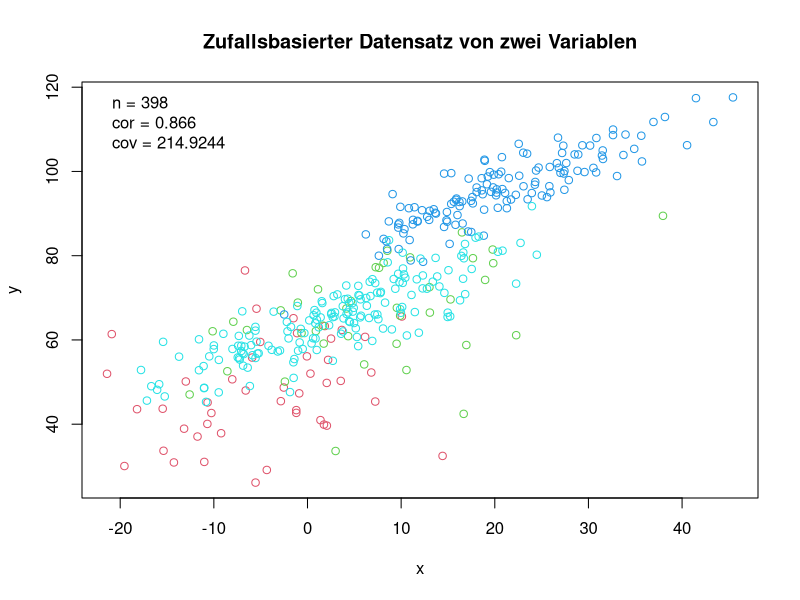
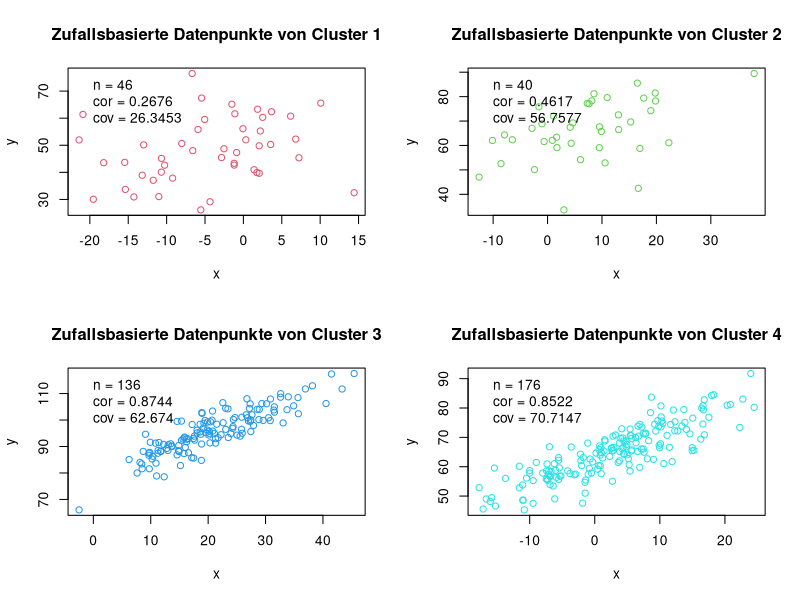
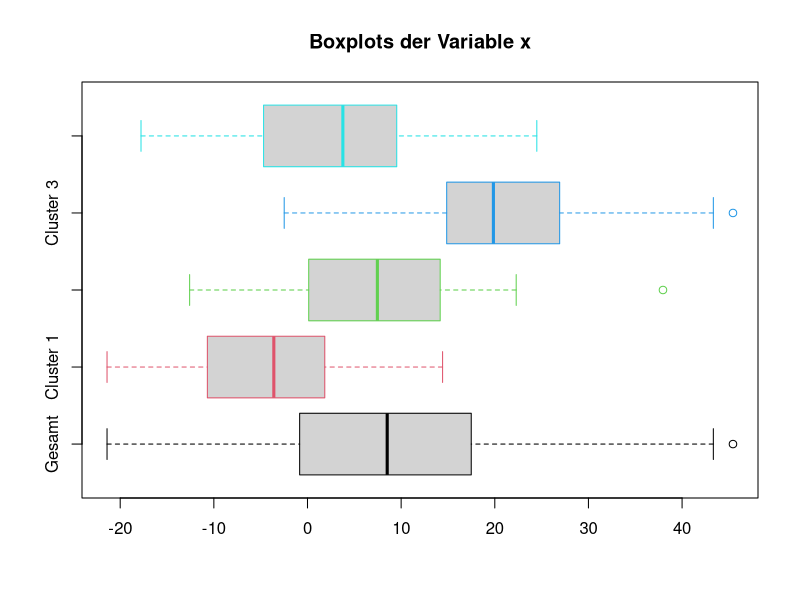
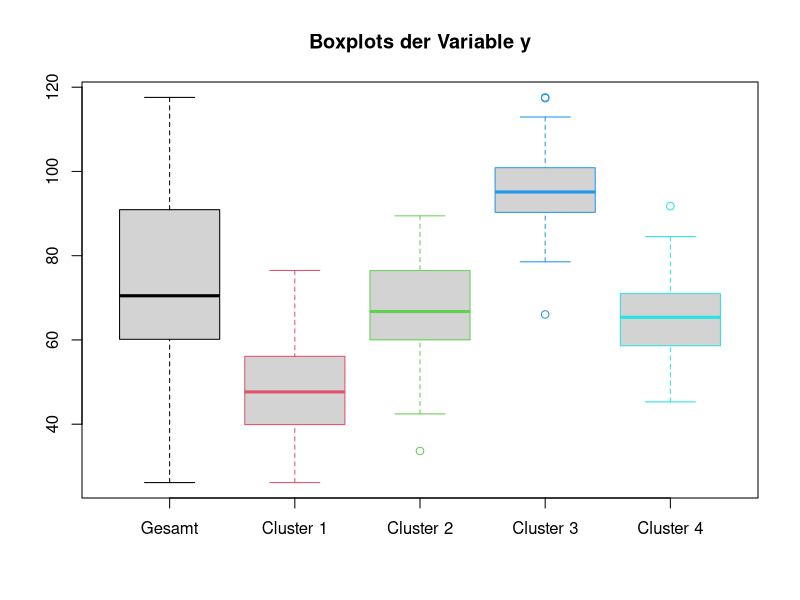
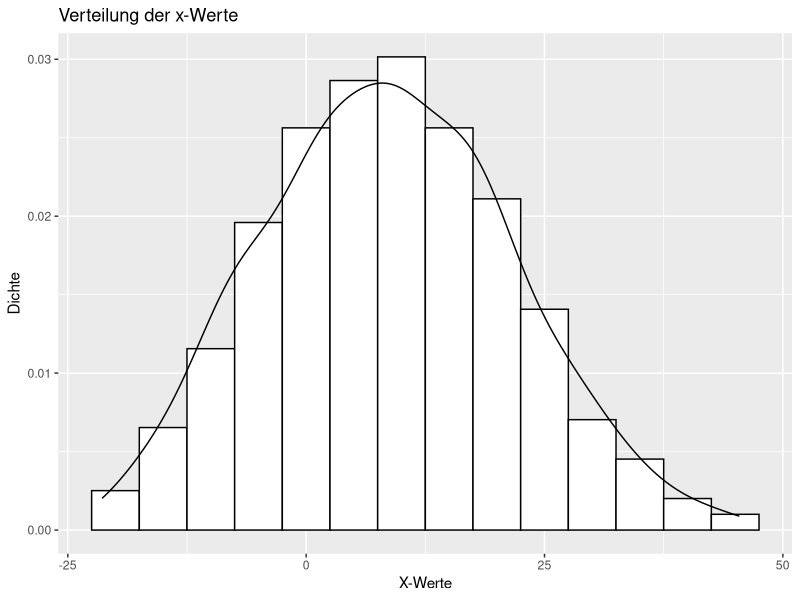
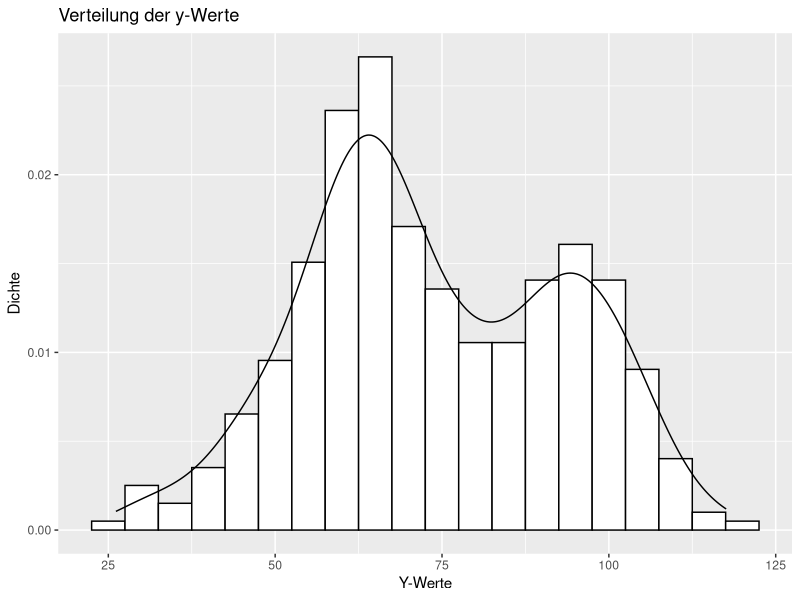

Generate these figures, in order, with R: (Note: this script raises an error after producing the figures.)
library(mvtnorm)


################################################################################
# Declare functions
################################################################################


# Creates a user-defined number of clusters with 10 to 200 data points for each
# one.
# - number_of_clusters
create_clusters = function(number_of_clusters){
  
  data = matrix(0,0,3)
  
  for(i in 1:number_of_clusters){
    
    # If the range of random_numbers is chosen larger the possibility 
    # of more different clusters is higher
    random_numbers = round(runif(4,0,100))
    number_of_points = round(runif(1,10,200))
    
    index = matrix(i,number_of_points,1)
    
    new_cluster = cbind(create_single_cluster(random_numbers, number_of_points),
                        index)
    
    # Combine the different matrixes to a data matrix
    data = rbind(data, new_cluster)
  }
  
  return(data)
}


# Creates a single cluster to given
# - random_numbers
# - number_of_points
create_single_cluster = function(random_numbers, number_of_points){
  
  data = matrix
  
  mean_of_data = c(random_numbers[1],random_numbers[2])
  # Covariance matrix of has to have a positiv semidefinite quadratic form
  # Matrix fullfills the criteria because Random_numbers is sum of 
  # random_numbers[4] and another random number
  sigma_of_data = matrix(c(sum(random_numbers[3],random_numbers[4]),
                           random_numbers[4],
                           random_numbers[4],
                           sum(random_numbers[3],random_numbers[4])),2)
  
  # Combine the matrixes
  data = rmvnorm(number_of_points,
                 mean_of_data,
                 sigma_of_data)
  
  return(data)
  
}


# Gives back the order of plots in the plot viewer
# - number_of_clusters
plot_order = function(number_of_clusters){
  if(number_of_clusters >= 1 && number_of_clusters <=16){
    if(number_of_clusters == 1){
      return(c(1,1))
    }else if(number_of_clusters == 2){
      return(c(1,2))
    }else if(number_of_clusters == 3 || number_of_clusters == 4){
      return(c(2,2))
    }else if(number_of_clusters == 5 || number_of_clusters == 6){
      return(c(2,3))
    }else if(number_of_clusters >= 7 && number_of_clusters <= 9){
      return(c(3,3))
    }else if(number_of_clusters >= 10 && number_of_clusters <= 12){
      return(c(3,4))
    }else if(number_of_clusters >= 13 && number_of_clusters <= 16){
      return(c(4,4))
    }else{
      return(FALSE)
    }
  }else{
    return(FALSE)
  }
}

# Returns information useful for a legend 
# - xdata
# - ydata
getLegendInformation = function(xdata, ydata){
  
  n = length(xdata)
  co = round(cor(xdata, ydata), 4)
  cv = round(cov(xdata, ydata), 4)
  
  leg = c(paste("n =",n),
          paste("cor =",co),
          paste("cov =", cv))
  
  return(leg)
}

# Gives back the x and y variables seperated for a given matrix
# - data
getxydata = function(data){
  
  nx = length(data$x)
  name_vector = NULL
  
  for(i in 1:number_of_clusters){
    # nx = max(nx, length(data$x[data$cluster_index == i]))
    name_vector = c(name_vector, paste("Cluster",i))
  }
  
  datax = matrix(0,nx,0)
  datay = matrix(0,nx,0)
  
  for(i in 1:number_of_clusters){
    
    current_x_vector = data$x[data$cluster_index == i]
    current_y_vector = data$y[data$cluster_index == i]
    
    length(current_x_vector) = nx
    length(current_y_vector) = nx
    
    datax = cbind(datax, current_x_vector)
    datay = cbind(datay, current_y_vector)
  }
  
  colnames(datax) = colnames(datay) = name_vector
  
  return(list(datax, datay))
}

# Draws a histogram and its density function.
# - data matrix
# - spec_data to be plotted
# - binwidth to change width of the bars
# - xlab
# - ylab
# - main
draw_histogram = function(data, spec_data, binwidth, xlab, ylab, main){
  
  plot = ggplot(data, aes(x = spec_data)) + 
    geom_histogram(aes(y = ..density..), 
                   binwidth = binwidth,
                   colour = 1,
                   fill = "white") + 
    geom_density() +
    xlab(xlab) +
    ylab(ylab) + 
    ggtitle(main)
  
  return(plot)
}


##########################################################################################################
# Generieren der Daten:
##########################################################################################################

##########################################################################################################
# (a) Erzeugen Sie sich Daten für Cluster 1 mit Hilfe der Funktion rmvnorm() aus dem R Package
# mvtnorm. Orientieren Sie sich dabei an Hausarbeit.r auf Stud.IP.
# (b) Erzeugen Sie sich Daten für Cluster 2 ebenfalls mit Hilfe der Funktion rmvnorm() aber anderen
# Werten für den Mittelwertsvektor und die Kovarianzmatrix.
# (c) Erzeugen Sie sich nach Bedarf Daten für weitere Cluster.

# Create a predefined number of clusters
number_of_clusters = 4
data = create_clusters(number_of_clusters)
colnames(data) = c("x","y","cluster_index")

data = as.data.frame(data)

##########################################################################################################
# Visualisierung der Daten:
##########################################################################################################

##########################################################################################################
# (a) F?gen Sie die Daten in einer Datenmatrix zusammen (vgl. Hausarbeit.r).

# Already done during creation of the data

# (b) Visualisieren Sie die Daten durch geeignete Grafiken, z.B. Streudiagramme oder Histogramme/Boxplots,
# sowohl unter Einbeziehung der, gemäß Simulation oben, “wahren” ClusterZugehörigkeit
# als auch ohne. Letztere Fall entspricht der Situation, die Sie in der Praxis
# vorfinden.

# Inspect the data:

head(data)
# x          y cluster_index
# [1,]  4.148538810  3.1011608             1
# [2,]  9.859807586  5.8392289             1
# [3,]  8.529918834  8.8074696             1
# [4,]  6.153870381 -0.8054947             1
# [5,]  4.252371498  1.5169027             1
# [6,] -0.008676228 -0.9352170             1

summary(data)
# x                 y          cluster_index  
# Min.   :-10.326   Min.   :-3.953   Min.   :1.000  
# 1st Qu.:  1.259   1st Qu.: 1.081   1st Qu.:2.000  
# Median :  3.295   Median : 3.332   Median :3.000  
# Mean   :  4.047   Mean   : 3.361   Mean   :2.828  
# 3rd Qu.:  7.525   3rd Qu.: 5.739   3rd Qu.:4.000  
# Max.   : 16.772   Max.   :11.248   Max.   :4.000 

# Plot all data points together
par(mfrow=c(1,1))
plot(data[,c("x","y")],
     col = data[,"cluster_index"]+1,
     main = "Zufallsbasierter Datensatz von zwei Variablen")

# Get information contained in the legend 
# of the plot
leg = getLegendInformation(data$x,
                           data$y)

# Draw legend to graph
legend("topleft",
       leg,
       bty ='n')

# Set par(mfrow=...) parameter correct
plot_order(number_of_clusters) -> plot_vector
if(FALSE == is.null(plot_vector)){
  par(mfrow=plot_vector)
}

# Scatterplots combined with boxplots
# Idea's origin: http://statmethods.net/advgraphs/layout.html 
# Plot each cluster seperately and print number of data entries
# within cluster.
for(i in 1:number_of_clusters){
  plot(x = data$x[data$cluster_index == i],
       y = data$y[data$cluster_index == i],
       col = i+1,
       main = paste("Zufallsbasierte Datenpunkte von Cluster",i),
       xlab = "x",
       ylab = "y")
  
  # Get number of points for each cluster
  leg = getLegendInformation(data$x[data$cluster_index == i],
                             data$y[data$cluster_index == i])
  
  # Draw legend to graph
  legend("topleft",
         leg,
         bty ='n')
  
}

# Boxplots
xy_of_data = getxydata(data)

par(mfrow = c(1,1))

title_of_boxplots = "Boxplots der Variable"

# Draw boxplot of the x variable
x = cbind(data$x,xy_of_data[[1]])
colnames(x) = c("Gesamt", colnames(xy_of_data[[1]]))
col_vec = c(1:(number_of_clusters+1))
boxplot(x, 
        horizontal = TRUE,
        main = paste(title_of_boxplots,"x"),
        border = col_vec)

# Draw boxplot of the y variable
y = cbind(data$y,xy_of_data[[2]])
colnames(y) = c("Gesamt", colnames(xy_of_data[[2]]))
col_vec = c(1:(number_of_clusters+1))
boxplot(y,
        main = paste(title_of_boxplots,"y"),
        border = col_vec)


# Histogram of all x - data
library(ggplot2)
par(mfrow = c(1,1))

draw_histogram(data, data$x, 5 ,"X-Werte", "Dichte", "Verteilung der x-Werte")
draw_histogram(data, data$y, 5 ,"Y-Werte", "Dichte", "Verteilung der y-Werte")

par(mfrow = plot_order(number_of_clusters))

for(i in 1:number_of_clusters){
  draw_histogram(xy_of_data[[1]][,i], xy_of_data[[1]][,i], 5 ,"X-Werte", "Dichte", "Verteilung der x-Werte")
}

# Dendogram

# TODO
# How to set the binwidth?
# Make names of the functions consistent

##########################################################################################################
# Vergleich von Cluster-Verfahren
##########################################################################################################

##########################################################################################################
# (a) Betrachten Sie verschiedene Cluster-Verfahren Ihrer Wahl und wenden Sie diese auf die Daten
# oben an. Beachten Sie dabei, dass die “wahre” Cluster-Zugehörigkeit hier nicht eingehen darf
# (“unsupervised learning”).

##########################################################################################################
# (b) Vergleichen Sie die Ergebnisse unter Verwendung geeigneter Grafiken. Zur Beurteilung der
# Qualität der Cluster-Verfahren können Sie nun wieder die “wahre” Cluster-Zugehörigkeit heranziehen.

##########################################################################################################
# (c) Betrachten Sie nicht nur ein Simulationsszenario; d.h. untersuchen Sie verschiedene Settings,
# z.B. bzgl. Anzahl Variablen, Beobachtungen, Cluster, sowie Mittelwertsvektoren und Kovarianzmatrizen.

##########################################################################################################
# (d) Betrachten Sie nach Möglichkeit jeweils nicht nur einen Simulationsdurchlauf sondern führen
# Sie die Simulation mehrmals durch.
